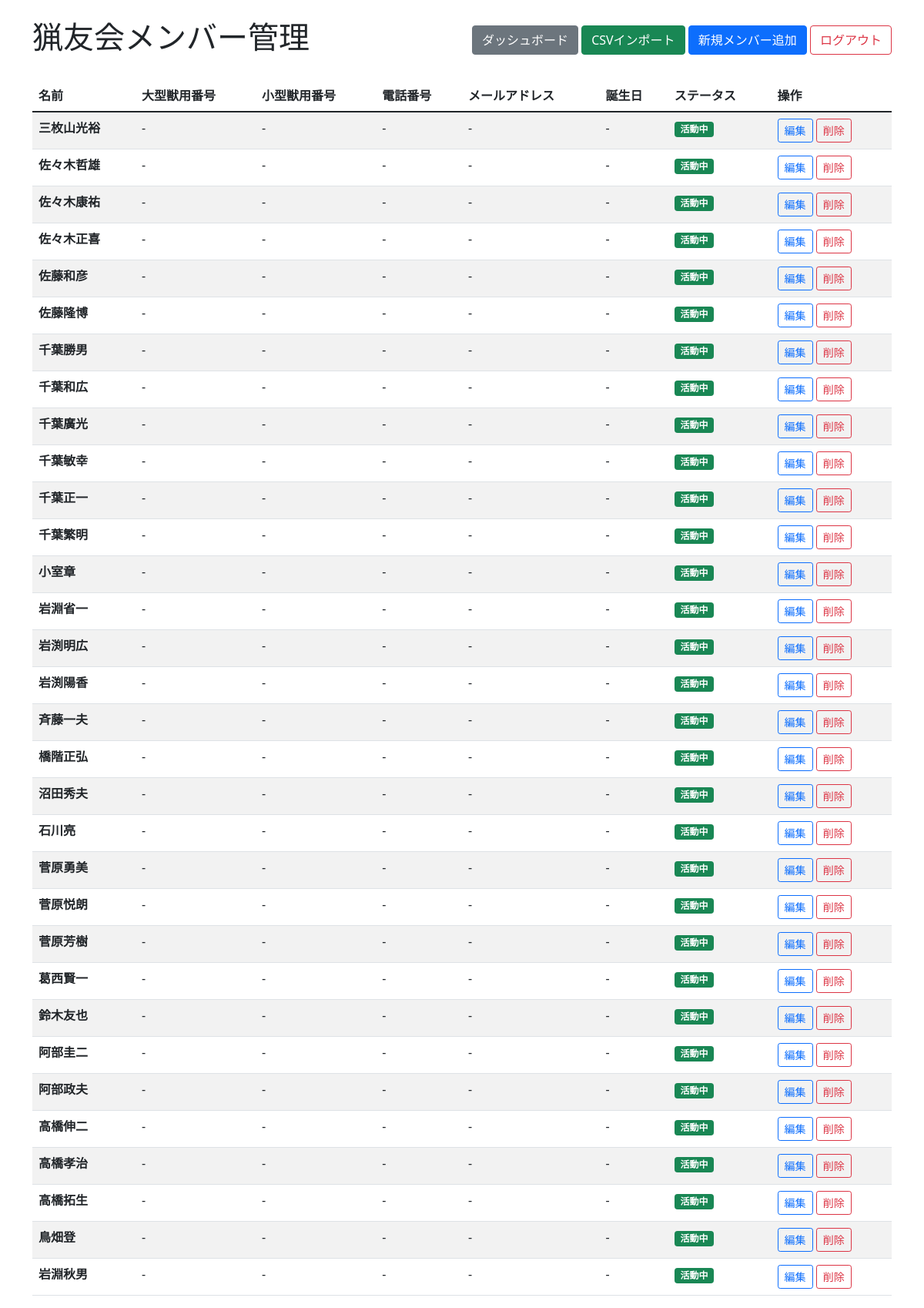
/members/manage (signed in), run on the app's committed database.
### app.py (models this page shows)
class Member(Model):
    name = CharField(unique=True)  # メンバー名
    large_license_permit = CharField(null=True)  # 大型獣用許可番号
    large_license_operator = CharField(null=True)  # 大型獣用従事者番号
    large_license_instruction = CharField(null=True)  # 大型獣用指示書番号
    small_license_permit = CharField(null=True)  # 小型獣用許可番号
    small_license_operator = CharField(null=True)  # 小型獣用従事者番号
    small_license_instruction = CharField(null=True)  # 小型獣用指示書番号
    phone = CharField(null=True)  # 電話番号
    email = CharField(null=True)  # メールアドレス
    address = CharField(null=True)  # 住所
    birthday_date = CharField(null=True)  # 誕生日
    status = CharField(default="active")  # active / inactive
    notes = CharField(null=True)  # 備考
    class Meta:
        database = db

### app.py (the view)
@app.route("/members/manage")
def manage_members():
    if "user_id" not in session:
        return redirect("/login")
    user = User.get_by_id(session["user_id"])
    if user.role not in ["editor", "admin"]:
        return "アクセス権限がありません", 403
    members = Member.select().order_by(Member.name)
    return render_template("manage_members.html", members=members, user=user)

### templates/manage_members.html (shortened to what this page needs)
<!DOCTYPE html>
<html lang="ja">
<head>
    <link href="https://cdn.jsdelivr.net/npm/bootstrap@5.1.3/dist/css/bootstrap.min.css" rel="stylesheet">
</head>
<body>
    <div class="container mt-4">
        <div class="d-flex justify-content-between align-items-center mb-4">
            <h1>猟友会メンバー管理</h1>
            <div>
                <a href="/dashboard" class="btn btn-secondary">ダッシュボード</a>
                <a href="/members/import_csv" class="btn btn-success">CSVインポート</a>
                <a href="/members/add" class="btn btn-primary">新規メンバー追加</a>
                <a href="/logout" class="btn btn-outline-danger">ログアウト</a>
            </div>
        </div>
        {% if members %}
        <div class="table-responsive">
            <table class="table table-striped">
                <thead>
                    <tr>
                        <th>名前</th>
                        <th>大型獣用番号</th>
                        <th>小型獣用番号</th>
                        <th>電話番号</th>
                        <th>メールアドレス</th>
                        <th>誕生日</th>
                        <th>ステータス</th>
                        <th>操作</th>
                    </tr>
                </thead>
                <tbody>
                    {% for member in members %}
                    <tr>
                        <td><strong>{{ member.name }}</strong></td>
                        <td>
                            {% if member.large_license_permit or member.large_license_operator or member.large_license_instruction %}
                            <small>
                                {% if member.large_license_permit %}許可: {{ member.large_license_permit }}<br>{% endif %}
                                {% if member.large_license_operator %}従事: {{ member.large_license_operator }}<br>{% endif %}
                                {% if member.large_license_instruction %}指示: {{ member.large_license_instruction }}{% endif %}
                            </small>
                            {% else %}
                            -
                            {% endif %}
                        </td>
                        <td>
                            {% if member.small_license_permit or member.small_license_operator or member.small_license_instruction %}
                            <small>
                                {% if member.small_license_permit %}許可: {{ member.small_license_permit }}<br>{% endif %}
                                {% if member.small_license_operator %}従事: {{ member.small_license_operator }}<br>{% endif %}
                                {% if member.small_license_instruction %}指示: {{ member.small_license_instruction }}{% endif %}
                            </small>
                            {% else %}
                            -
                            {% endif %}
                        </td>
                        <td>{{ member.phone or '-' }}</td>
                        <td>{{ member.email or '-' }}</td>
                        <td>{{ member.birthday_date or '-' }}</td>
                        <td>
                            {% if member.status == "active" %}
                            <span class="badge bg-success">活動中</span>
                            {% else %}
                            <span class="badge bg-secondary">非活動</span>
                            {% endif %}
                        </td>
                        <td>
                            <a href="/members/edit/{{ member.id }}" class="btn btn-sm btn-outline-primary">編集</a>
                            <button type="button" class="btn btn-sm btn-outline-danger" onclick="confirmDelete({{ member.id }}, '{{ member.name }}')">削除</button>
                        </td>
                    </tr>
                    {% endfor %}
                </tbody>
            </table>
        </div>
        {% endif %}
    </div>
</body>
</html>

### data on the page
Member: name "三枚山光裕", phone "-", email "-", birthday_date "-", status "活動中"
Member: name "佐々木哲雄", phone "-", email "-", birthday_date "-", status "活動中"
Member: name "佐々木康祐", phone "-", email "-", birthday_date "-", status "活動中"
Member: name "佐々木正喜", phone "-", email "-", birthday_date "-", status "活動中"
Member: name "佐藤和彦", phone "-", email "-", birthday_date "-", status "活動中"
Member: name "佐藤隆博", phone "-", email "-", birthday_date "-", status "活動中"
Member: name "千葉勝男", phone "-", email "-", birthday_date "-", status "活動中"
Member: name "千葉和広", phone "-", email "-", birthday_date "-", status "活動中"
Member: name "千葉廣光", phone "-", email "-", birthday_date "-", status "活動中"
Member: name "千葉敏幸", phone "-", email "-", birthday_date "-", status "活動中"
Member: name "千葉正一", phone "-", email "-", birthday_date "-", status "活動中"
Member: name "千葉繁明", phone "-", email "-", birthday_date "-", status "活動中"
Member: name "小室章", phone "-", email "-", birthday_date "-", status "活動中"
Member: name "岩淵省一", phone "-", email "-", birthday_date "-", status "活動中"
Member: name "岩渕明広", phone "-", email "-", birthday_date "-", status "活動中"
Member: name "岩渕陽香", phone "-", email "-", birthday_date "-", status "活動中"
Member: name "斉藤一夫", phone "-", email "-", birthday_date "-", status "活動中"
Member: name "橋階正弘", phone "-", email "-", birthday_date "-", status "活動中"
Member: name "沼田秀夫", phone "-", email "-", birthday_date "-", status "活動中"
Member: name "石川亮", phone "-", email "-", birthday_date "-", status "活動中"
Member: name "菅原勇美", phone "-", email "-", birthday_date "-", status "活動中"
Member: name "菅原悦朗", phone "-", email "-", birthday_date "-", status "活動中"
Member: name "菅原芳樹", phone "-", email "-", birthday_date "-", status "活動中"
Member: name "葛西賢一", phone "-", email "-", birthday_date "-", status "活動中"
Member: name "鈴木友也", phone "-", email "-", birthday_date "-", status "活動中"
Member: name "阿部圭二", phone "-", email "-", birthday_date "-", status "活動中"
Member: name "阿部政夫", phone "-", email "-", birthday_date "-", status "活動中"
Member: name "高橋伸二", phone "-", email "-", birthday_date "-", status "活動中"
Member: name "高橋孝治", phone "-", email "-", birthday_date "-", status "活動中"
Member: name "高橋拓生", phone "-", email "-", birthday_date "-", status "活動中"
Member: name "鳥畑登", phone "-", email "-", birthday_date "-", status "活動中"
Member: name "岩淵秋男", phone "-", email "-", birthday_date "-", status "活動中"
